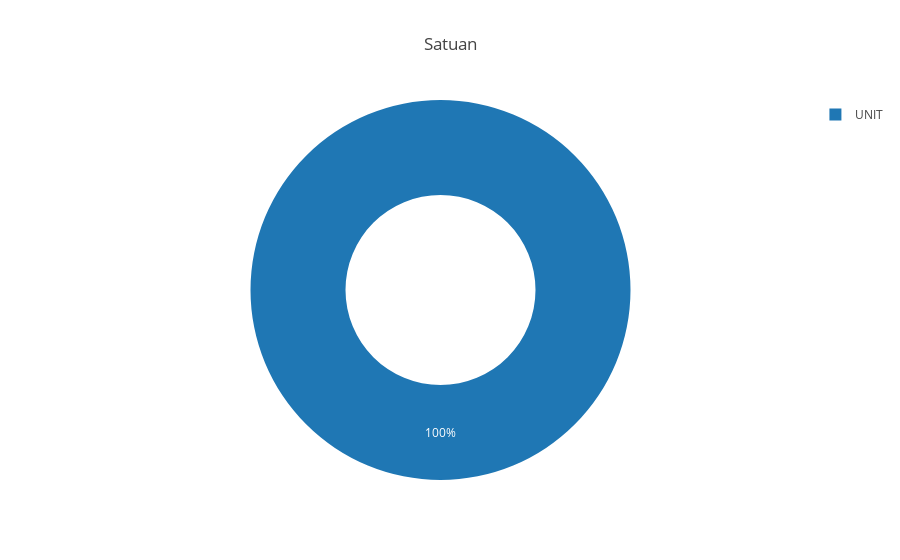

Notebook source saved alongside this figure:
### Markdown cell above
### **Berapa persen frekuensi kemunculan Satuan Unit dalam data?**

### Code cell
bivariate_visualization_pie(
    data=data,
    names='satuan',
    title='Satuan',
    hole=0.5
)

### Figure 1 — Plotly figure (JSON) as saved in the notebook; plotly's stock layout.template omitted (floating-point values rounded to 4 significant figures)
{"data": [{"domain": {"x": [0, 1], "y": [0, 1]}, "hole": 0.5, "hovertemplate": "satuan=%{label}<extra></extra>", "labels": ["UNIT", "UNIT", "UNIT", "UNIT", "UNIT", "UNIT", "UNIT", "UNIT", "UNIT", "UNIT", "UNIT", "UNIT", "UNIT", "UNIT", "UNIT", "UNIT", "UNIT", "UNIT", "UNIT", "UNIT", "UNIT", "UNIT", "UNIT", "UNIT", "UNIT", "UNIT", "UNIT", "UNIT", "UNIT", "UNIT", "UNIT", "UNIT", "UNIT", "UNIT", "UNIT", "UNIT", "UNIT", "UNIT", "UNIT", "UNIT", "UNIT", "UNIT", "UNIT", "UNIT", "UNIT", "UNIT", "UNIT", "UNIT", "UNIT", "UNIT", "UNIT", "UNIT", "UNIT", "UNIT", "UNIT", "UNIT", "UNIT", "UNIT", "UNIT", "UNIT", "UNIT", "UNIT", "UNIT", "UNIT", "UNIT", "UNIT", "UNIT", "UNIT", "UNIT", "UNIT", "UNIT", "UNIT", "UNIT", "UNIT", "UNIT", "UNIT", "UNIT", "UNIT", "UNIT", "UNIT", "UNIT", "UNIT", "UNIT", "UNIT", "UNIT", "UNIT", "UNIT", "UNIT", "UNIT", "UNIT", "UNIT", "UNIT", "UNIT", "UNIT", "UNIT", "UNIT", "UNIT", "UNIT", "UNIT", "UNIT", "UNIT", "UNIT", "UNIT", "UNIT", "UNIT", "UNIT", "UNIT", "UNIT"], "legendgroup": "", "name": "", "showlegend": true, "type": "pie"}], "layout": {"autosize": true, "legend": {"tracegroupgap": 0}, "title": {"text": "Satuan"}}}
